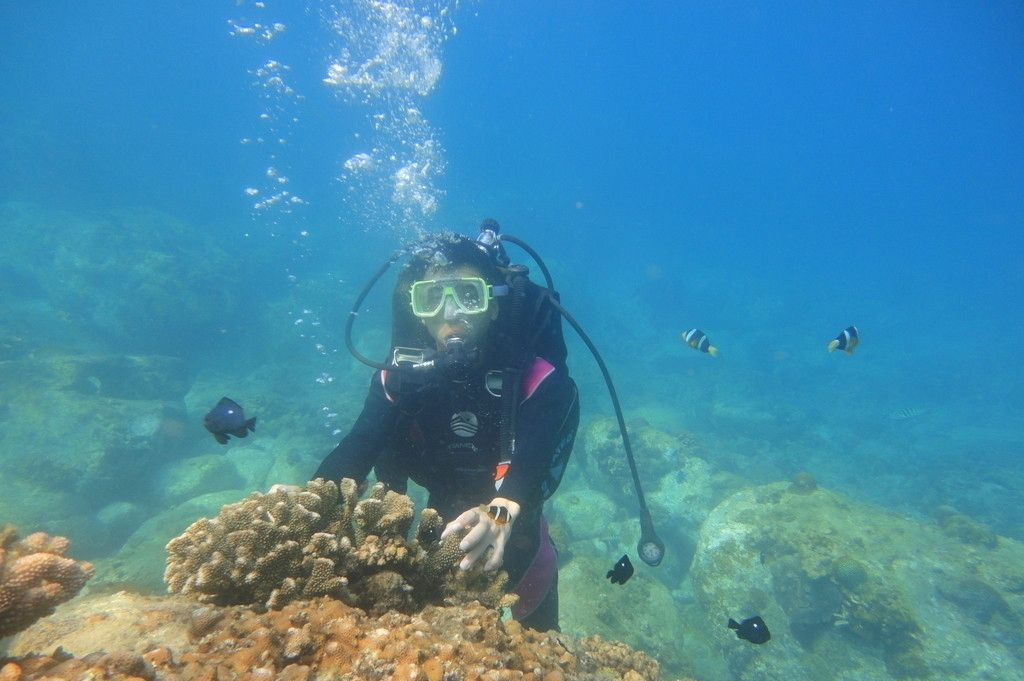
#> input picture InputImages/diver.webp, 1024 x 681 px
$ python -i error_uiqm_uciqe_txt.py   (imports and definitions only)   (older library calls are emulated)
#> lines starting #> are read from the running program, lines starting #| are printed output that depends on the picture

import numpy as np
import cv2
import sys
import os

RGT_0207 = (
    (813,431),(816,399),(885,405),(883,437),
    (820,361),(817,393),(886,339),(889,368),
    (821,355),(824,324),(893,331),(891,362),
    (828,288),(825,318),(894,325),(897,294),
    (829,282),(833,252),(901,258),(897,289),
    (834,246),(837,217),(903,225),(901,252),
)
RGT_0216 = (
    (273,719),(299,702),(308,766),(334,749),
    (303,699),(330,682),(366,728),(340,746),
    (334,678),(360,662),(396,709),(370,726),
    (365,658),(391,641),(426,689),(401,706),
    (395,638),(420,622),(457,670),(431,685),
    (426,619),(450,604),(461,666),(484,649),
)
T_S04882 = (
    (675,1332),(706,1315),(782,1344),(749,1361),
    (712,1312),(745,1295),(821,1324),(789,1341),
    (750,1292),(781,1277),(855,1305),(825,1321),
    (788,1274),(816,1260),(888,1286),(860,1302),
    (821,1258),(848,1244),(919,1270),(893,1284),
    (853,1242),(879,1229),(949,1254),(924,1268),
)
LFT_3403 = (
    (628,776),(639,796),(639,797),(628,797),
    (641,777),(652,777),(652,797),(640,797),
    (654,777),(665,777),(665,798),(653,798),
    (666,777),(677,777),(677,798),(666,798),
    (679,777),(691,777),(691,798),(678,798),
    (692,777),(703,777),(703,798),(692,798),
)

DATASETS = {
    "RGT_0207": ("RGT_0207_result.png", RGT_0207),
    "RGT_0216": ("RGT_0216_result.png", RGT_0216),
    "T_S04882": ("T_S04882_result.png", T_S04882),
    "LFT_3403": ("LFT_3403_result.png", LFT_3403),
}


# [24 lines left out: functions angle_error_region, avg_error, not called in this run]


def _alpha_trimmed_stats(x, alpha=0.1):
    x = np.sort(x.reshape(-1).astype(np.float64))
    n = len(x)
    if n == 0:
        return 0.0, 0.0
    trim = int(alpha * n)
    if 2 * trim >= n:
        trimmed = x
    else:
        trimmed = x[trim:n-trim]
    if trimmed.size == 0:
        trimmed = x
    mu = float(np.mean(trimmed))
    var = float(np.var(trimmed))
    return mu, var


def uicm(img_rgb):
    img = img_rgb.astype(np.float64)
    R = img[:, :, 0]
    G = img[:, :, 1]
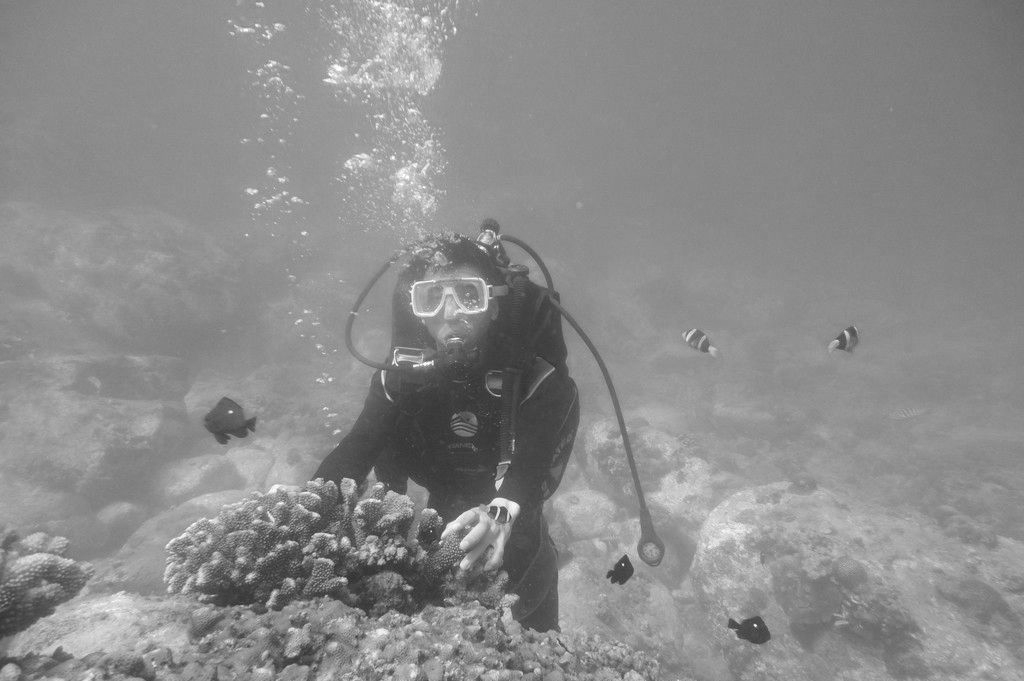
#> G: shape (681, 1024) float64; min 37, max 255, mean 139
    B = img[:, :, 2]
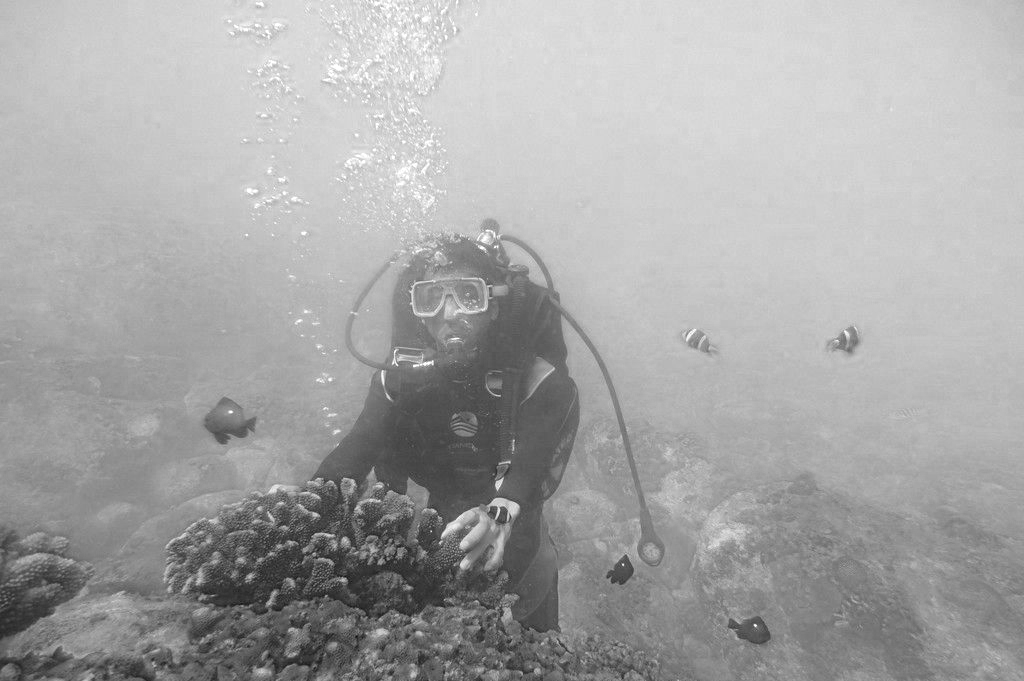
#> B: shape (681, 1024) float64; min 10, max 255, mean 167

    rg = R - G
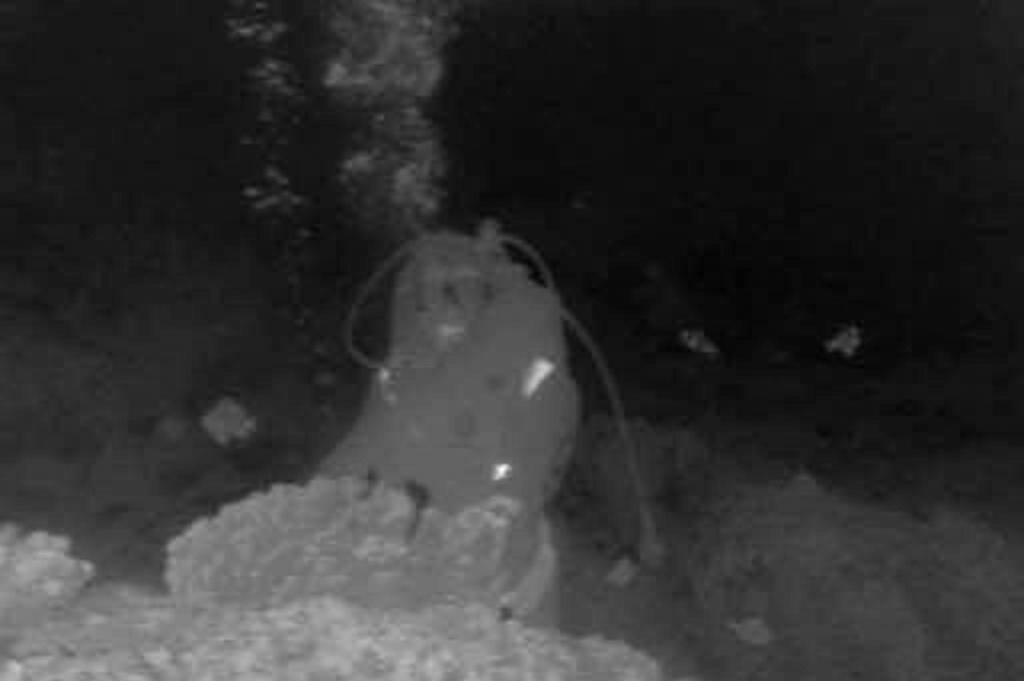
#> rg: shape (681, 1024) float64; min -117, max 136, mean -68.3; drawn with min black and max white
    yb = (R + G) / 2.0 - B
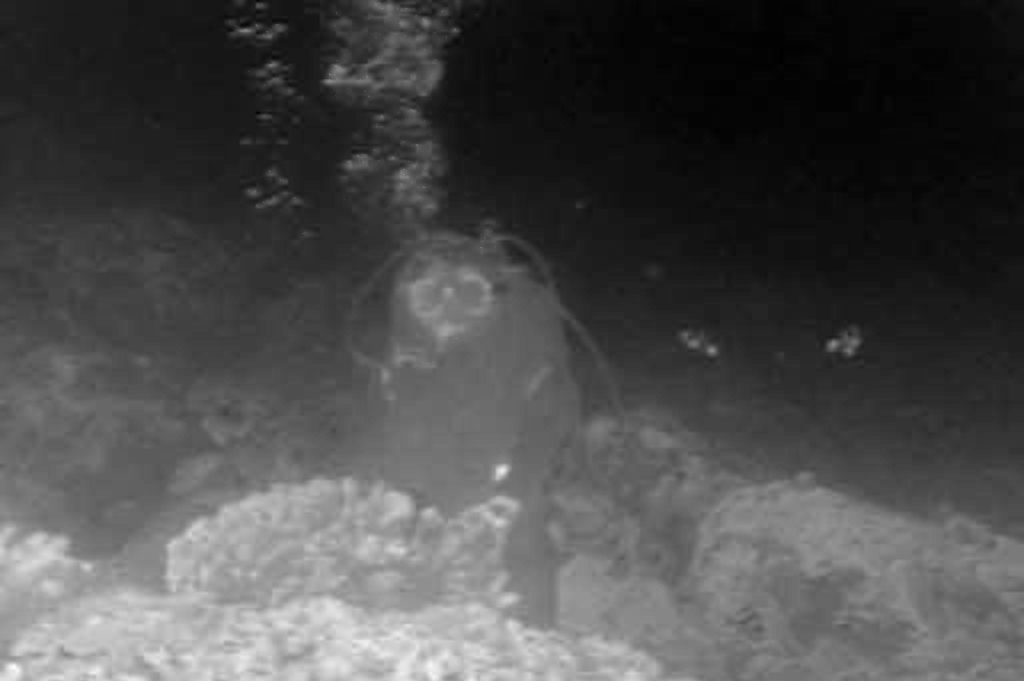
#> yb: shape (681, 1024) float64; min -138, max 117, mean -62.1; drawn with min black and max white

    mu_rg, var_rg = _alpha_trimmed_stats(rg, alpha=0.1)
#> in _alpha_trimmed_stats, `n = len(x)`: n = 697344
#> in _alpha_trimmed_stats, `trim = int(alpha * n)`: trim = 69734
#> in _alpha_trimmed_stats, `mu = float(np.mean(trimmed))`: mu = -74.62
#> in _alpha_trimmed_stats, `var = float(np.var(trimmed))`: var = 717.2
#> mu_rg = -74.62; var_rg = 717.2
    mu_yb, var_yb = _alpha_trimmed_stats(yb, alpha=0.1)
#> mu_yb = -67.06; var_yb = 1703.9

    return (-0.0268 * np.sqrt(mu_rg ** 2 + mu_yb ** 2)
            + 0.1586 * np.sqrt(var_rg + var_yb))


def eme(channel, block_size=8):
    channel = channel.astype(np.float64) + 1e-6
    h, w = channel.shape
    k1 = h // block_size
    k2 = w // block_size
    if k1 == 0 or k2 == 0:
        cmax = np.max(channel)
        cmin = np.min(channel)
        return 20.0 * np.log(cmax / cmin) if cmin > 0 and cmax > cmin else 0.0

    val = 0.0
    count = 0
    for i in range(k1):
        for j in range(k2):
            block = channel[i * block_size:(i + 1) * block_size,
                            j * block_size:(j + 1) * block_size]
            cmax = np.max(block)
            cmin = np.min(block)
            if cmin > 0 and cmax > cmin:
                val += np.log(cmax / cmin)
            count += 1
    return 2.0 * val / max(count, 1)


def uism(img_rgb):
    img = img_rgb.astype(np.uint8)
    R = img[:, :, 0]
    G = img[:, :, 1]
    B = img[:, :, 2]

    sobel_r = cv2.Sobel(R, cv2.CV_64F, 1, 1, ksize=3)
    sobel_g = cv2.Sobel(G, cv2.CV_64F, 1, 1, ksize=3)
    sobel_b = cv2.Sobel(B, cv2.CV_64F, 1, 1, ksize=3)

    edge_r = np.abs(sobel_r) * R
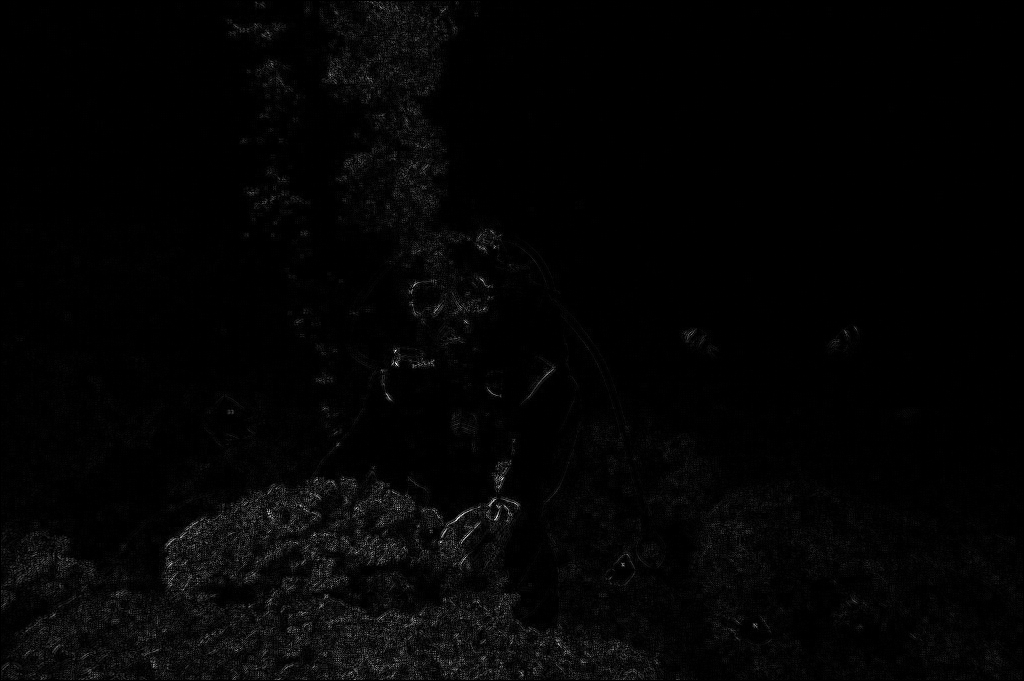
#> edge_r: shape (681, 1024) float64; min 0, max 42500, mean 734; drawn with min black and max white
    edge_g = np.abs(sobel_g) * G
    edge_b = np.abs(sobel_b) * B

    return 0.299 * eme(edge_r) + 0.587 * eme(edge_g) + 0.114 * eme(edge_b)
#> after the loop in eme, `for i in range(k1):`: count = 10880; val = 209064.8


def uiconm(img_rgb, block_size=8):
#> called with block_size = 8
    gray = cv2.cvtColor(img_rgb.astype(np.uint8), cv2.COLOR_RGB2GRAY).astype(np.float64) + 1e-6
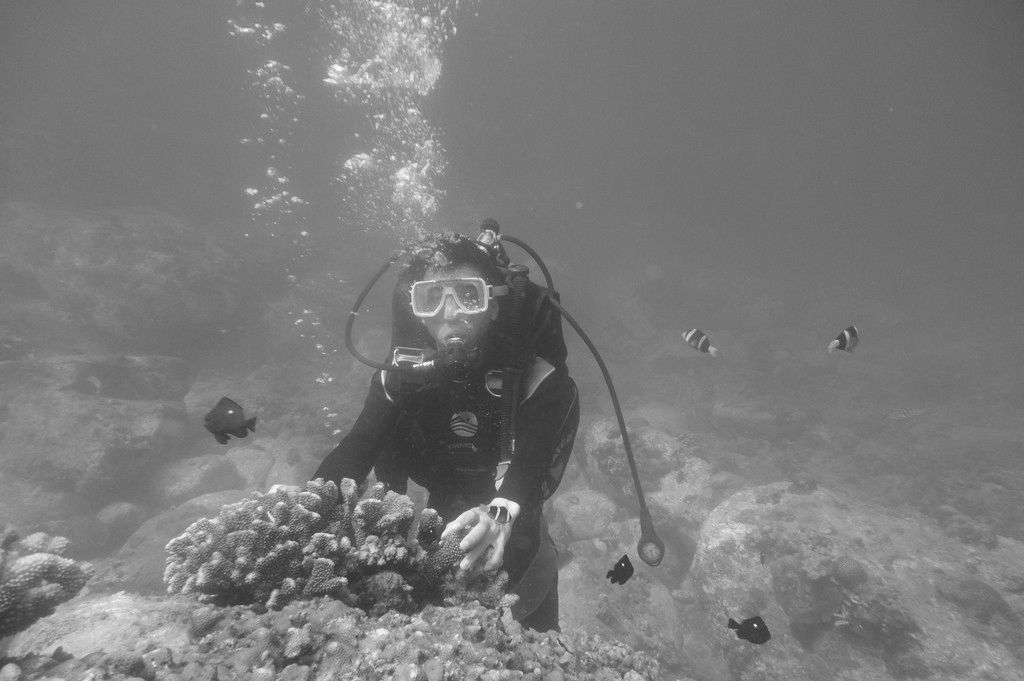
#> gray: shape (681, 1024) float64; min 34, max 252, mean 121.8
    h, w = gray.shape
#> h = 681; w = 1024
    k1 = h // block_size
#> k1 = 85
    k2 = w // block_size
#> k2 = 128
    if k1 == 0 or k2 == 0:
        cmax = np.max(gray)
        cmin = np.min(gray)
        if cmax + cmin == 0:
            return 0.0
        return (cmax - cmin) / (cmax + cmin)

    total = 0.0
    count = 0
    for i in range(k1):
        for j in range(k2):
            block = gray[i * block_size:(i + 1) * block_size,
                         j * block_size:(j + 1) * block_size]
            cmax = np.max(block)
            cmin = np.min(block)
            if cmax + cmin > 0:
                total += (cmax - cmin) / (cmax + cmin)
            count += 1
#> after the loop, count = 10880; total = 1145.3
    return total / max(count, 1)


def uiqm(img_rgb):
    c1, c2, c3 = 0.0282, 0.2953, 3.5753
    return c1 * uicm(img_rgb) + c2 * uism(img_rgb) + c3 * uiconm(img_rgb)


# [76 lines left out: functions uciqe, evaluate_dataset, write_results, main, not called in this run]


# [2 lines not run here, left out]

>>> import cv2
>>> picture = cv2.cvtColor(cv2.imread('diver.webp'), cv2.COLOR_BGR2RGB)
>>> result = uiqm(picture)
#> result = 12.17

$ run again, on InputImages/141_img_.png
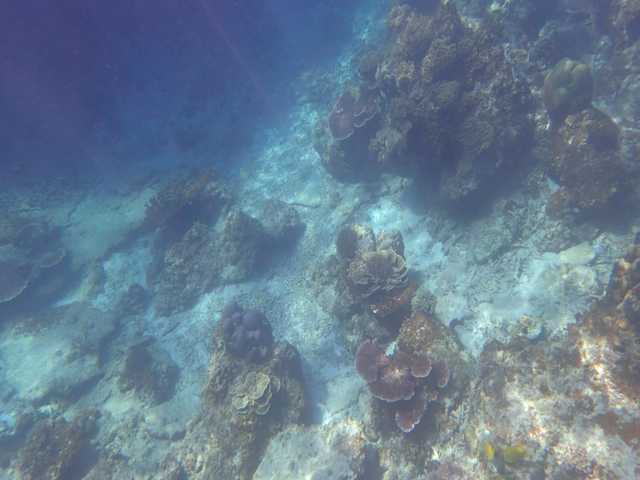
#> input picture InputImages/141_img_.png, 640 x 480 px
#> in uicm, `yb = (R + G) / 2.0 - B`:
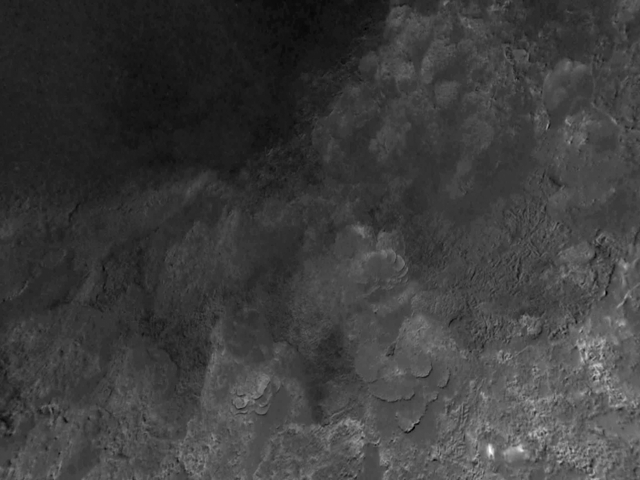
#> yb: shape (480, 640) float64; min -80.5, max 124.5, mean -31.1; drawn with min black and max white
#> n = 307200
#> trim = 30720
#> mu = -22.14
#> var = 100.4
#> mu_rg = -22.14; var_rg = 100.4
#> mu_yb = -32.01; var_yb = 178.3
#> in uism, `edge_r = np.abs(sobel_r) * R`:
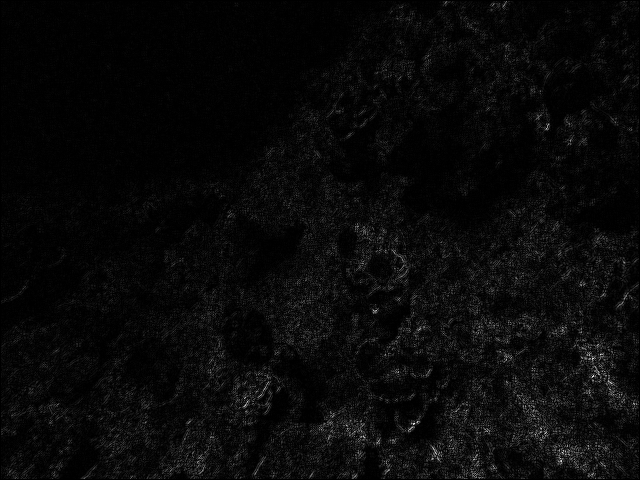
#> edge_r: shape (480, 640) float64; min 0, max 26553, mean 975.1; drawn with min black and max white
#> after the loop in eme, `for i in range(k1):`: count = 4800; val = 96364
#> after the loop in uiconm, `for i in range(k1):`: count = 4800; total = 610
#> result = 12.39

$ run again, on InputImages/241_img_.png
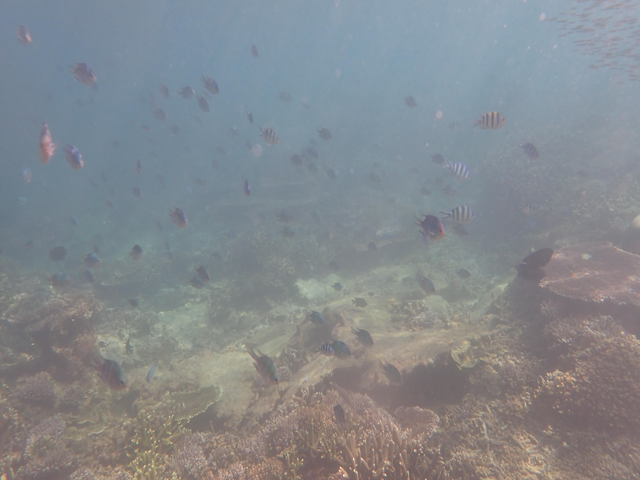
#> input picture InputImages/241_img_.png, 640 x 480 px
#> in uicm, `yb = (R + G) / 2.0 - B`:
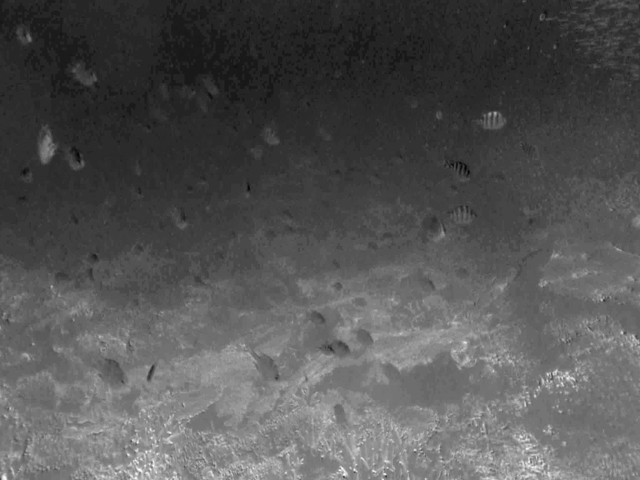
#> yb: shape (480, 640) float64; min -43, max 65.5, mean -6.9; drawn with min black and max white
#> n = 307200
#> trim = 30720
#> mu = -5.58
#> var = 129.5
#> mu_rg = -5.58; var_rg = 129.5
#> mu_yb = -7.82; var_yb = 185.2
#> in uism, `edge_r = np.abs(sobel_r) * R`:
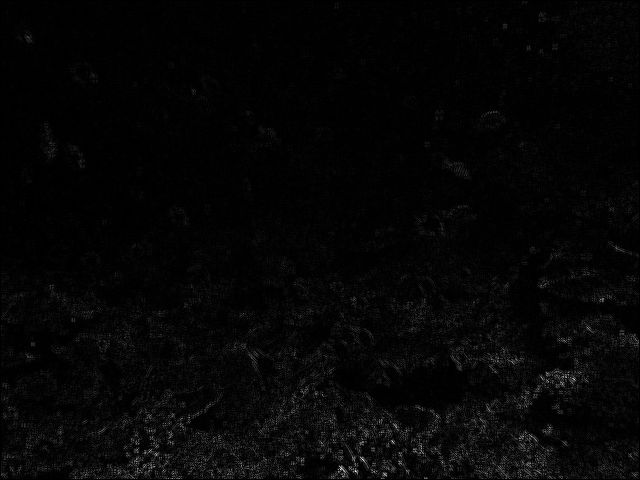
#> edge_r: shape (480, 640) float64; min 0, max 29410, mean 681.6; drawn with min black and max white
#> after the loop in eme, `for i in range(k1):`: count = 4800; val = 98925.8
#> after the loop in uiconm, `for i in range(k1):`: count = 4800; total = 311.8
#> result = 12.45
